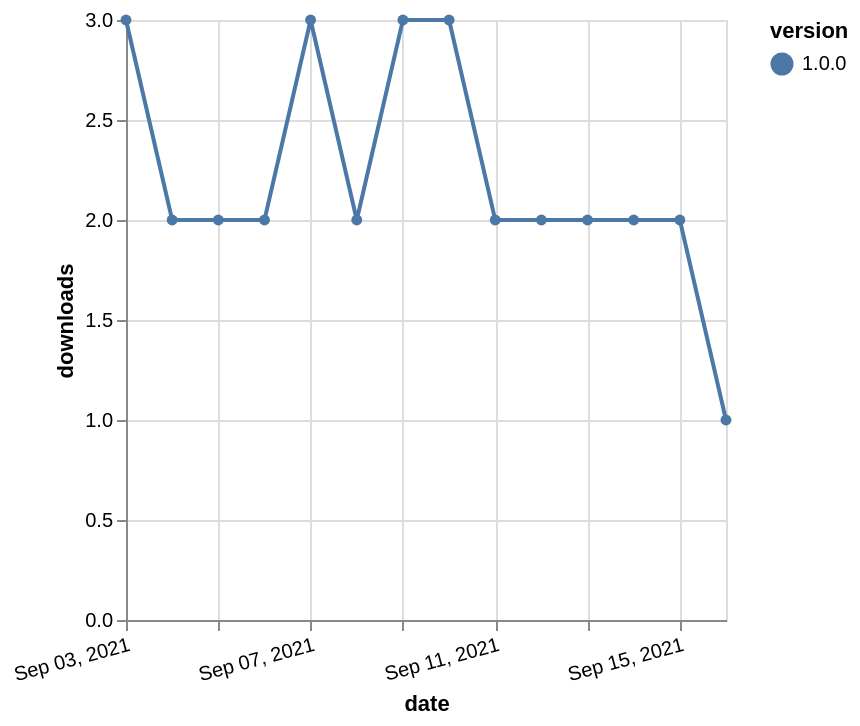

This figure's Vega-Lite source:
### Vega-Lite specification from a JSON file in a GitHub repository (floating-point values rounded to 4 significant figures)
{"$schema": "https://vega.github.io/schema/vega-lite/v5.json", "description": "A simple bar chart with embedded data.", "data": {"values": [{"date": "2021-09-03", "total": 225, "delta": 3, "version": "1.0.0"}, {"date": "2021-09-04", "total": 227, "delta": 2, "version": "1.0.0"}, {"date": "2021-09-05", "total": 229, "delta": 2, "version": "1.0.0"}, {"date": "2021-09-06", "total": 231, "delta": 2, "version": "1.0.0"}, {"date": "2021-09-07", "total": 234, "delta": 3, "version": "1.0.0"}, {"date": "2021-09-08", "total": 236, "delta": 2, "version": "1.0.0"}, {"date": "2021-09-09", "total": 239, "delta": 3, "version": "1.0.0"}, {"date": "2021-09-10", "total": 242, "delta": 3, "version": "1.0.0"}, {"date": "2021-09-11", "total": 244, "delta": 2, "version": "1.0.0"}, {"date": "2021-09-12", "total": 246, "delta": 2, "version": "1.0.0"}, {"date": "2021-09-13", "total": 248, "delta": 2, "version": "1.0.0"}, {"date": "2021-09-14", "total": 250, "delta": 2, "version": "1.0.0"}, {"date": "2021-09-15", "total": 252, "delta": 2, "version": "1.0.0"}, {"date": "2021-09-16", "total": 253, "delta": 1, "version": "1.0.0"}]}, "width": "container", "mark": {"type": "line", "point": {"filled": true}}, "encoding": {"x": {"field": "date", "type": "temporal", "timeUnit": "yearmonthdate", "title": "date", "axis": {"labelAngle": -15}}, "y": {"field": "delta", "type": "quantitative", "title": "downloads"}, "color": {"field": "version", "type": "nominal"}, "tooltip": {"field": "delta"}}}
